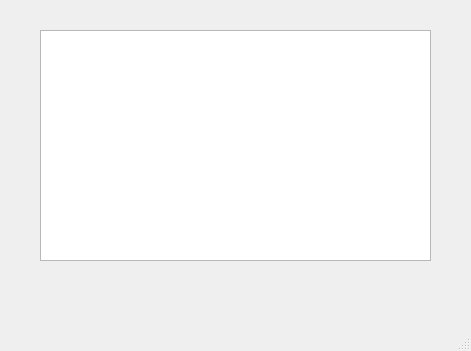
<?xml version="1.0" encoding="UTF-8"?>
<ui version="4.0">
 <class>MainWindow</class>
 <widget class="QMainWindow" name="MainWindow">
  <property name="geometry">
   <rect>
    <x>0</x>
    <y>0</y>
    <width>471</width>
    <height>351</height>
   </rect>
  </property>
  <property name="windowTitle">
   <string>MainWindow</string>
  </property>
  <widget class="QWidget" name="centralwidget">
   <widget class="QTableView" name="tableView">
    <property name="geometry">
     <rect>
      <x>40</x>
      <y>30</y>
      <width>391</width>
      <height>231</height>
     </rect>
    </property>
   </widget>
  </widget>
  <widget class="QMenuBar" name="menubar">
   <property name="geometry">
    <rect>
     <x>0</x>
     <y>0</y>
     <width>471</width>
     <height>21</height>
    </rect>
   </property>
  </widget>
  <widget class="QStatusBar" name="statusbar"/>
 </widget>
 <resources/>
 <connections/>
</ui>
